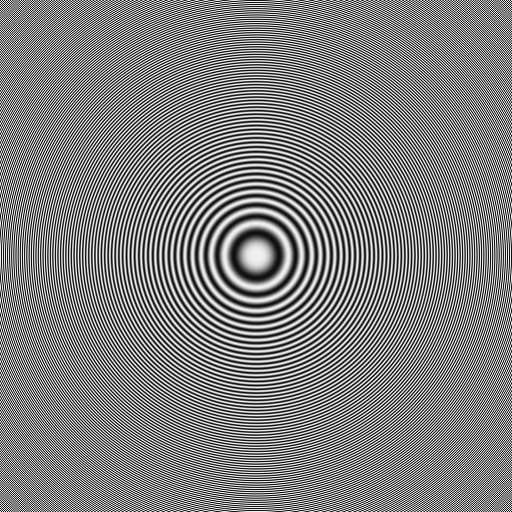
#> input picture _dataset/images/czp512.png, 512 x 512 px
$ python annotation.py --images ../_dataset/images --output out.png
#> lines starting #> are read from the running program, lines starting #| are printed output that depends on the picture
# annotate.py
# 点アノテーションツール（クリックで点を打ち、JSONに保存）
#
# 使い方:
#   python annotate.py --images dataset/images --output dataset/annotations
#
# 操作:
#   左クリック  : 点を追加
#   右クリック  : 直前の点を削除
#   S キー      : 保存して次の画像へ
#   Q キー      : 終了

import os
import sys
import glob
import json
import argparse
import numpy as np
import matplotlib.pyplot as plt
import matplotlib.patches as mpatches
from matplotlib.widgets import Button


def annotate_images(images_dir: str, output_dir: str):
#> called with images_dir = '../_dataset/images', output_dir = 'out.png'
    os.makedirs(output_dir, exist_ok=True)

    exts = ('*.jpg', '*.jpeg', '*.png', '*.bmp')
    image_paths = sorted(
        p for ext in exts for p in glob.glob(os.path.join(images_dir, ext))
    )
    if not image_paths:
        print(f"画像が見つかりません: {images_dir}")
        sys.exit(1)

    print(f"画像数: {len(image_paths)}")
    print("操作: 左クリック=点追加 / 右クリック=最後の点削除 / S=保存して次へ / Q=終了")

    idx = 0

    while idx < len(image_paths):
        img_path = image_paths[idx]
        stem = os.path.splitext(os.path.basename(img_path))[0]
        json_path = os.path.join(output_dir, stem + '.json')

        # 既存アノテーションがあれば読み込む
        if os.path.isfile(json_path):
            with open(json_path) as f:
                data = json.load(f)
            points = data.get('points', [])
            print(f"[{idx+1}/{len(image_paths)}] {stem} — 既存アノテーション {len(points)} 点")
        else:
            points = []
            print(f"[{idx+1}/{len(image_paths)}] {stem} — 新規")

        import matplotlib
        matplotlib.use('TkAgg')  # GUI バックエンド
        from PIL import Image
        img = np.array(Image.open(img_path).convert('RGB'))
#> img is the input picture: shape (512, 512, 3); min 0, max 255, mean 127.6

        fig, ax = plt.subplots(figsize=(12, 8))
        fig.canvas.manager.set_window_title(f"{stem}  ({idx+1}/{len(image_paths)})")
        ax.imshow(img)
        ax.set_title(f"点数: {len(points)}  |  S=保存して次へ  Q=終了  右クリック=最後の点を削除")

        scatter = ax.scatter(
            [p[0] for p in points] if points else [],
            [p[1] for p in points] if points else [],
            c='red', s=20, marker='+'
        )

        saved = {'done': False, 'quit': False}

        def update_scatter():
            xs = [p[0] for p in points]
            ys = [p[1] for p in points]
            scatter.set_offsets(np.c_[xs, ys] if points else np.empty((0, 2)))
            ax.set_title(f"点数: {len(points)}  |  S=保存して次へ  Q=終了  右クリック=最後を削除")
            fig.canvas.draw_idle()

        def on_click(event):
            if event.inaxes != ax:
                return
            if event.button == 1:   # 左クリック: 追加
                points.append([event.xdata, event.ydata])
                update_scatter()
            elif event.button == 3:  # 右クリック: 削除
                if points:
                    points.pop()
                    update_scatter()

        def on_key(event):
            if event.key == 's':
                with open(json_path, 'w') as f:
                    json.dump({'points': points, 'image': os.path.basename(img_path)}, f, indent=2)
                print(f"  保存: {json_path}  ({len(points)} 点)")
                saved['done'] = True
                plt.close(fig)
            elif event.key == 'q':
                saved['quit'] = True
                plt.close(fig)

        fig.canvas.mpl_connect('button_press_event', on_click)
        fig.canvas.mpl_connect('key_press_event', on_key)
        plt.tight_layout()
        plt.show()
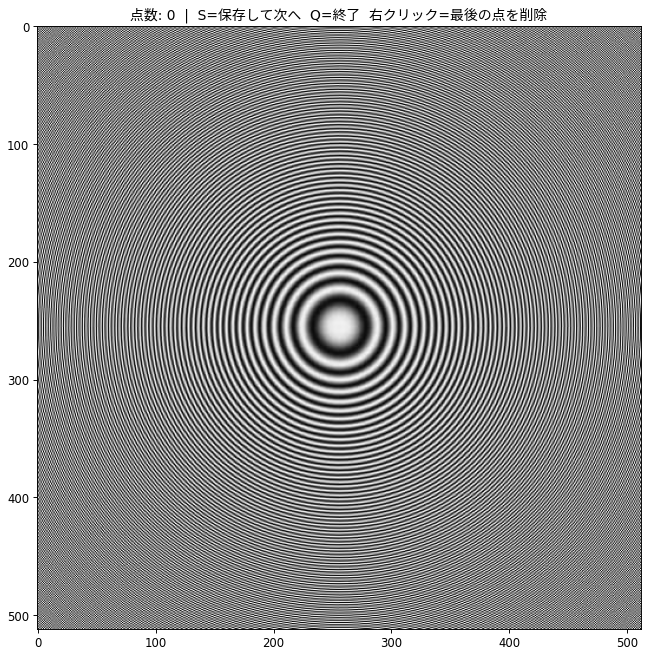
#> figure drawn by matplotlib, 1 panel

        if saved['quit']:
            print("終了します。")
            break
        if saved['done']:
            idx += 1
        else:
            # ウィンドウを閉じただけ（保存なし）
            idx += 1

    print("アノテーション完了！")


if __name__ == '__main__':
    parser = argparse.ArgumentParser(description='点アノテーションツール')
    parser.add_argument('--images', required=True, help='画像ディレクトリ')
    parser.add_argument('--output', required=True, help='アノテーション保存先')
    args = parser.parse_args()
    annotate_images(args.images, args.output)
